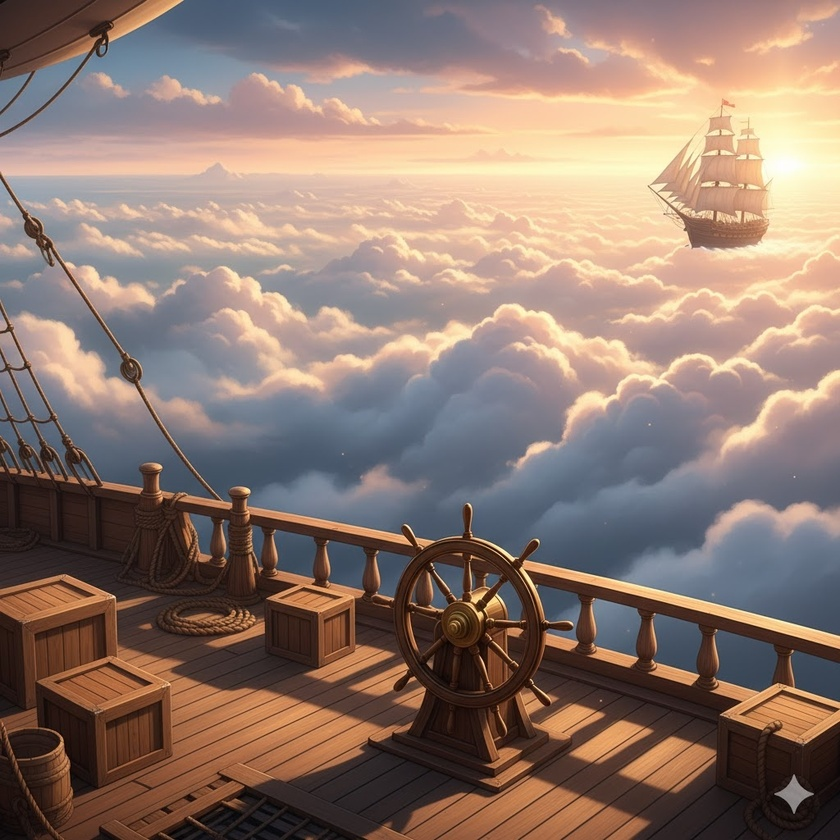
#> input picture 02_ImageEditor_Code/images/unnamed.jpg, 840 x 840 px, shrunk from 1024 x 1024 before the run
$ python -i area_processing.py   (imports and definitions only)
#> lines starting #> are read from the running program, lines starting #| are printed output that depends on the picture
"""
영역 처리 (Area Processing) 모듈
주변 픽셀을 고려한 필터링 기반 이미지 처리 함수들
"""

import cv2
import numpy as np


# [64 lines left out: functions apply_blur, apply_canny, apply_median_blur, apply_sharpen, not called in this run]


def apply_morphology(img, operation='open', kernel_size=5, iterations=1):
    """모폴로지 연산
    operation: 'erode', 'dilate', 'open', 'close', 'gradient', 'tophat', 'blackhat'
    kernel_size: 커널 크기 (홀수)
    iterations: 반복 횟수
    """
    if kernel_size < 3:
        kernel_size = 3

    # 홀수로 변환
    if kernel_size % 2 == 0:
        kernel_size += 1

    # 구조 요소 생성
    kernel = cv2.getStructuringElement(cv2.MORPH_RECT, (kernel_size, kernel_size))

    # 연산 수행
    if operation == 'erode':
        return cv2.erode(img, kernel, iterations=iterations)
    elif operation == 'dilate':
        return cv2.dilate(img, kernel, iterations=iterations)
    elif operation == 'open':
        return cv2.morphologyEx(img, cv2.MORPH_OPEN, kernel, iterations=iterations)
    elif operation == 'close':
        return cv2.morphologyEx(img, cv2.MORPH_CLOSE, kernel, iterations=iterations)
    elif operation == 'gradient':
        return cv2.morphologyEx(img, cv2.MORPH_GRADIENT, kernel, iterations=iterations)
    elif operation == 'tophat':
        return cv2.morphologyEx(img, cv2.MORPH_TOPHAT, kernel, iterations=iterations)
    elif operation == 'blackhat':
        return cv2.morphologyEx(img, cv2.MORPH_BLACKHAT, kernel, iterations=iterations)
    else:
        return img

>>> import cv2
>>> picture = cv2.imread('../images/unnamed.jpg')
#> picture is the input picture: shape (840, 840, 3); mean B, G, R 111.3, 121.5, 143.1
>>> result = apply_morphology(picture)
#> in apply_morphology, `return cv2.morphologyEx(img, cv2.MORPH_OPEN, kernel, iterations=iterat..`:
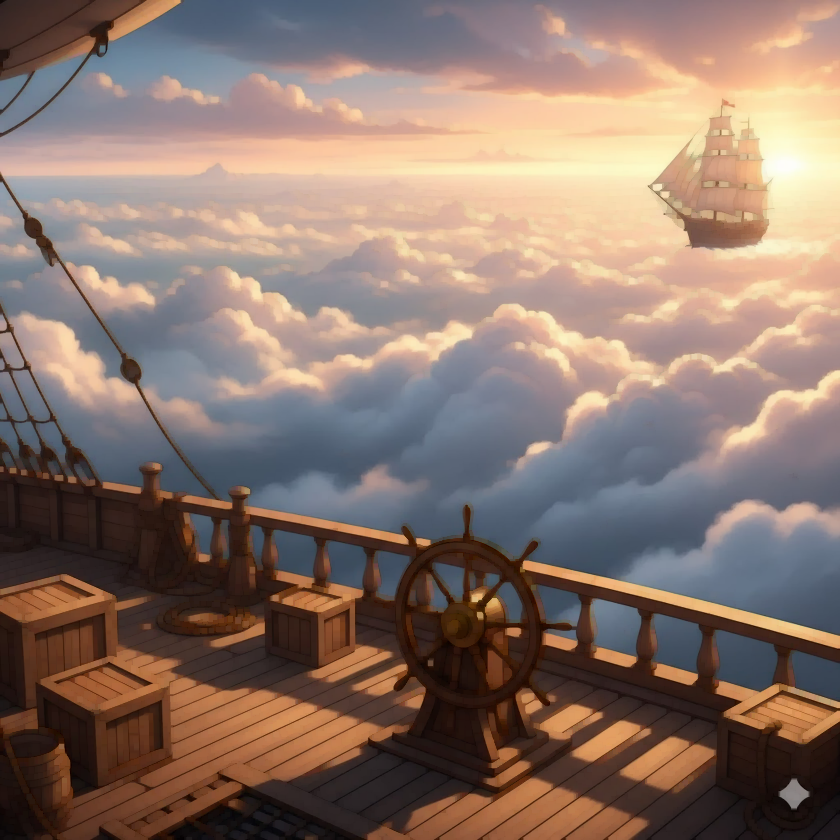
#> returned value: shape (840, 840, 3); mean of channels 0, 1, 2 107.2, 117.6, 139.2; drawn as B, G, R
